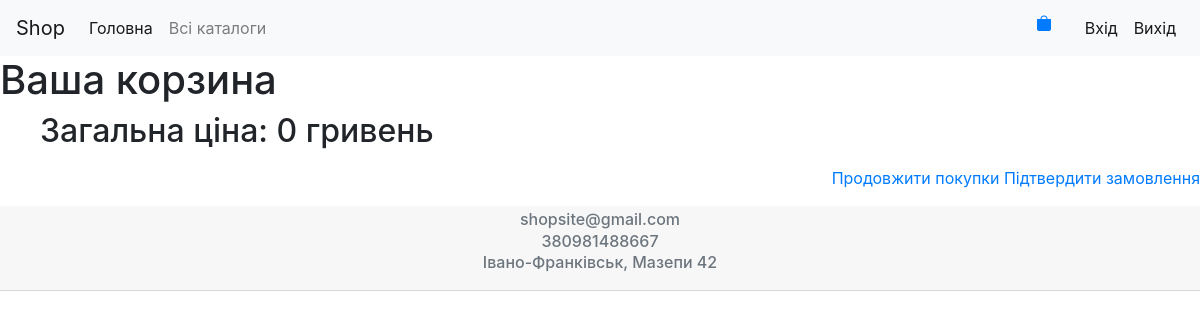
Before: /cart/ with the older database file.
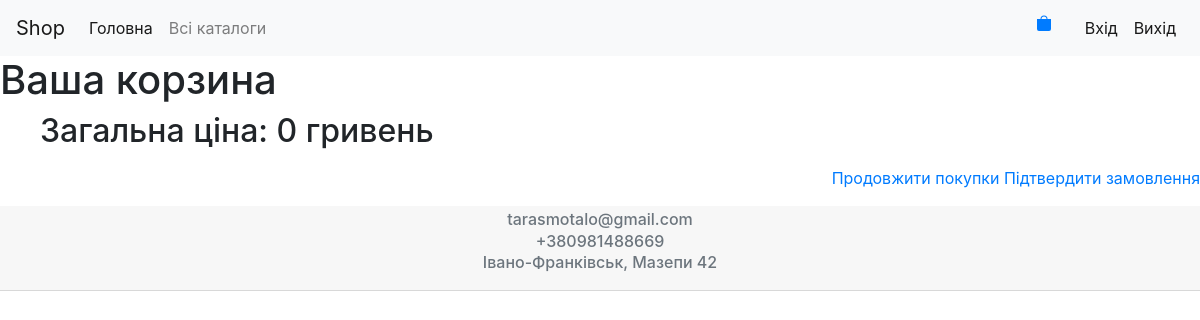
After: the same page with the newer database file.
### contact_shop/models.py (models this page shows)
class Contact(models.Model):
    email = models.EmailField(verbose_name='Електронний адрес')
    number_tel = PhoneField(max_length=13, verbose_name='Номер телефону')
    address = models.CharField(max_length=30, verbose_name='Адреса')
    class Meta:
        verbose_name = 'Контактна інформація'
        verbose_name_plural = 'Контактна інформація'

### cart/views.py (the view)
# urls.py: path('', views.cart_detail, name='cart_detail'),
def cart_detail(request):
    cart = Cart(request)
    return render(request, 'cart/detail.html', {'cart': cart, 'total_price': cart.get_total_price()})

### cart/cart.py (called while the page is built)
    def __len__(self):
        return sum(item['quantity'] for item in self.cart.values())

    def get_total_price(self):
        return sum(
            (float(item['price'].replace(',', '').replace('.', ''))) / 10 * item['quantity'] for
            item in
            self.cart.values())

### contact_shop/context_processors.py (called while the page is built)
def contact_info(request):
    return {'contact_info': Contact.objects.all()}

### cart/templates/cart/detail.html (shortened to what this page needs)
{% extends "mainsite/base.html" %}
{% load static %}
{% block content %}
    <h1>Ваша корзина</h1>
    <ul>
    <h2>Загальна ціна: {{ total_price }} гривень</h2>
    </ul>
    <p class="text-right">
        <a href="{% url "mainsite:main" %}" class="button light">Продовжити покупки</a>
        <a href="{% url "order:order_create" %}" class="button">Підтвердити замовлення</a>
    </p>
{% endblock %}

### mainsite/templates/mainsite/footer.html
<div class="card-header" style="text-align: center; /* Фиксированное положение */
    left: 0; bottom: 0;
    padding: 10px;
    width: 100%;
    ">
    {% if contact_info %}
        <ul class="list-group list-group-flush;">
            {% for contacts in contact_info %}
                <li><h6 class="card-subtitle mb-2 text-muted">{{ contacts.email }}</h6></li>
                <li><h6 class="card-subtitle mb-2 text-muted">{{ contacts.number_tel }}</h6></li>
                <li><h6 class="card-subtitle mb-2 text-muted">{{ contacts.address }}</h6></li>
            {% endfor %}
        </ul>
    {% endif %}
</div>

Changed rows visible on the page:
changed Contact "Івано-Франківськ, Мазепи 42": email "shopsite@gmail.com" → "tarasmotalo@gmail.com"; number_tel "380981488667" → "+380981488669"
